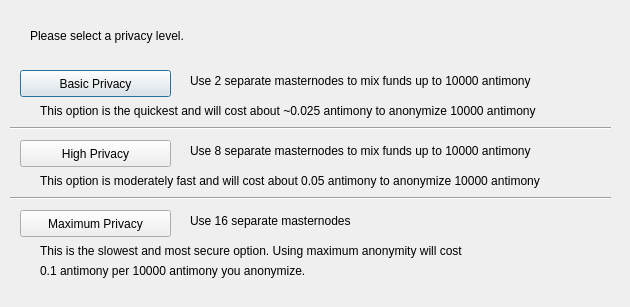
<?xml version="1.0" encoding="UTF-8"?>
<ui version="4.0">
 <class>ObfuscationConfig</class>
 <widget class="QDialog" name="ObfuscationConfig">
  <property name="geometry">
   <rect>
    <x>0</x>
    <y>0</y>
    <width>630</width>
    <height>307</height>
   </rect>
  </property>
  <property name="windowTitle">
   <string>Configure Obfuscation</string>
  </property>
  <widget class="QPushButton" name="buttonBasic">
   <property name="geometry">
    <rect>
     <x>20</x>
     <y>70</y>
     <width>151</width>
     <height>27</height>
    </rect>
   </property>
   <property name="text">
    <string>Basic Privacy</string>
   </property>
  </widget>
  <widget class="QPushButton" name="buttonHigh">
   <property name="geometry">
    <rect>
     <x>20</x>
     <y>140</y>
     <width>151</width>
     <height>27</height>
    </rect>
   </property>
   <property name="text">
    <string>High Privacy</string>
   </property>
  </widget>
  <widget class="QPushButton" name="buttonMax">
   <property name="geometry">
    <rect>
     <x>20</x>
     <y>210</y>
     <width>151</width>
     <height>27</height>
    </rect>
   </property>
   <property name="text">
    <string>Maximum Privacy</string>
   </property>
  </widget>
  <widget class="QLabel" name="label">
   <property name="geometry">
    <rect>
     <x>30</x>
     <y>20</y>
     <width>571</width>
     <height>31</height>
    </rect>
   </property>
   <property name="text">
    <string>Please select a privacy level.</string>
   </property>
  </widget>
  <widget class="QLabel" name="label_2">
   <property name="geometry">
    <rect>
     <x>190</x>
     <y>70</y>
     <width>421</width>
     <height>21</height>
    </rect>
   </property>
   <property name="text">
    <string>Use 2 separate masternodes to mix funds up to 10000 antimony</string>
   </property>
  </widget>
  <widget class="QLabel" name="label_3">
   <property name="geometry">
    <rect>
     <x>190</x>
     <y>140</y>
     <width>411</width>
     <height>21</height>
    </rect>
   </property>
   <property name="text">
    <string>Use 8 separate masternodes to mix funds up to 10000 antimony</string>
   </property>
  </widget>
  <widget class="QLabel" name="label_4">
   <property name="geometry">
    <rect>
     <x>190</x>
     <y>210</y>
     <width>421</width>
     <height>21</height>
    </rect>
   </property>
   <property name="text">
    <string>Use 16 separate masternodes</string>
   </property>
  </widget>
  <widget class="QLabel" name="label_6">
   <property name="geometry">
    <rect>
     <x>40</x>
     <y>100</y>
     <width>561</width>
     <height>21</height>
    </rect>
   </property>
   <property name="text">
    <string>This option is the quickest and will cost about ~0.025 antimony to anonymize 10000 antimony</string>
   </property>
  </widget>
  <widget class="QLabel" name="label_7">
   <property name="geometry">
    <rect>
     <x>40</x>
     <y>170</y>
     <width>561</width>
     <height>21</height>
    </rect>
   </property>
   <property name="text">
    <string>This option is moderately fast and will cost about 0.05 antimony to anonymize 10000 antimony</string>
   </property>
  </widget>
  <widget class="QLabel" name="label_8">
   <property name="geometry">
    <rect>
     <x>40</x>
     <y>240</y>
     <width>561</width>
     <height>21</height>
    </rect>
   </property>
   <property name="text">
    <string>This is the slowest and most secure option. Using maximum anonymity will cost</string>
   </property>
  </widget>
  <widget class="QLabel" name="label_9">
   <property name="geometry">
    <rect>
     <x>40</x>
     <y>260</y>
     <width>561</width>
     <height>21</height>
    </rect>
   </property>
   <property name="text">
    <string>0.1 antimony per 10000 antimony you anonymize.</string>
   </property>
  </widget>
  <widget class="Line" name="line">
   <property name="geometry">
    <rect>
     <x>10</x>
     <y>120</y>
     <width>601</width>
     <height>16</height>
    </rect>
   </property>
   <property name="orientation">
    <enum>Qt::Horizontal</enum>
   </property>
  </widget>
  <widget class="Line" name="line_2">
   <property name="geometry">
    <rect>
     <x>10</x>
     <y>190</y>
     <width>601</width>
     <height>16</height>
    </rect>
   </property>
   <property name="orientation">
    <enum>Qt::Horizontal</enum>
   </property>
  </widget>
 </widget>
 <resources/>
 <connections/>
</ui>
